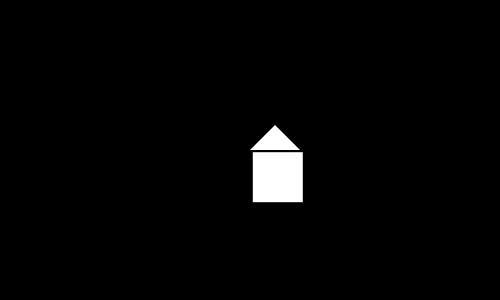
Frame 1 (no input)
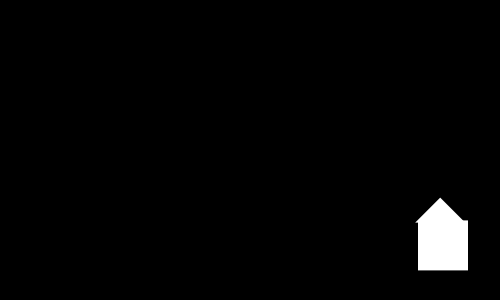
Frame 60 (the mouse pressed at the canvas centre just before this capture)
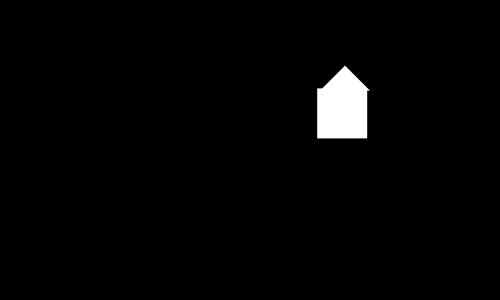
Frame 120 (the mouse held since frame 60 and released just before this capture)

The Processing sketch that drew these frames (run headless with seeded random() and noise(); from frame 60 on, the mouse is pressed at the canvas centre):

// Processing sketch: w_2__les_1_stopmotion_raket_pde
// ── w_2__les_1_stopmotion_raket_pde.pde
float posX = 250;
float posY = 150;

int groote = 50;
int groote3Hoek = 50;

//3hoek waareden
float posX1;
float posY1;
float posX2;
float posY2;
float posX3;
float posY3;

float xspeed = 2.8;  
float yspeed = 2.2;  

int xdirection = 1;  
int ydirection = 1;  

void setup() {
  size(500, 300);
  noStroke();
  surface.setResizable(true);
}

void draw() {
  raketAnim();
}

void raketAnim() {
  background(0);
  
  posX1 = posX;
  posY1 = posY;

  posX2 = (groote / 2) + posX;
  posY2 = (groote / 2) + (posY - groote);

  posX3 = posX + groote;
  posY3 = posY;

  //plaats shape
  posX = posX + (xspeed * xdirection);
  posY = posY + (yspeed * ydirection);

  if (posX > width - groote || posX < groote / 10) {
    xdirection *= -1;
  }
  if (posY > height - (groote) || posY < groote){
    ydirection *= -1;
  }


  //tekenen raket
  rect(posX, posY, groote, groote);
  triangle(posX1, posY1, posX2, posY2, posX3, posY3);
}
